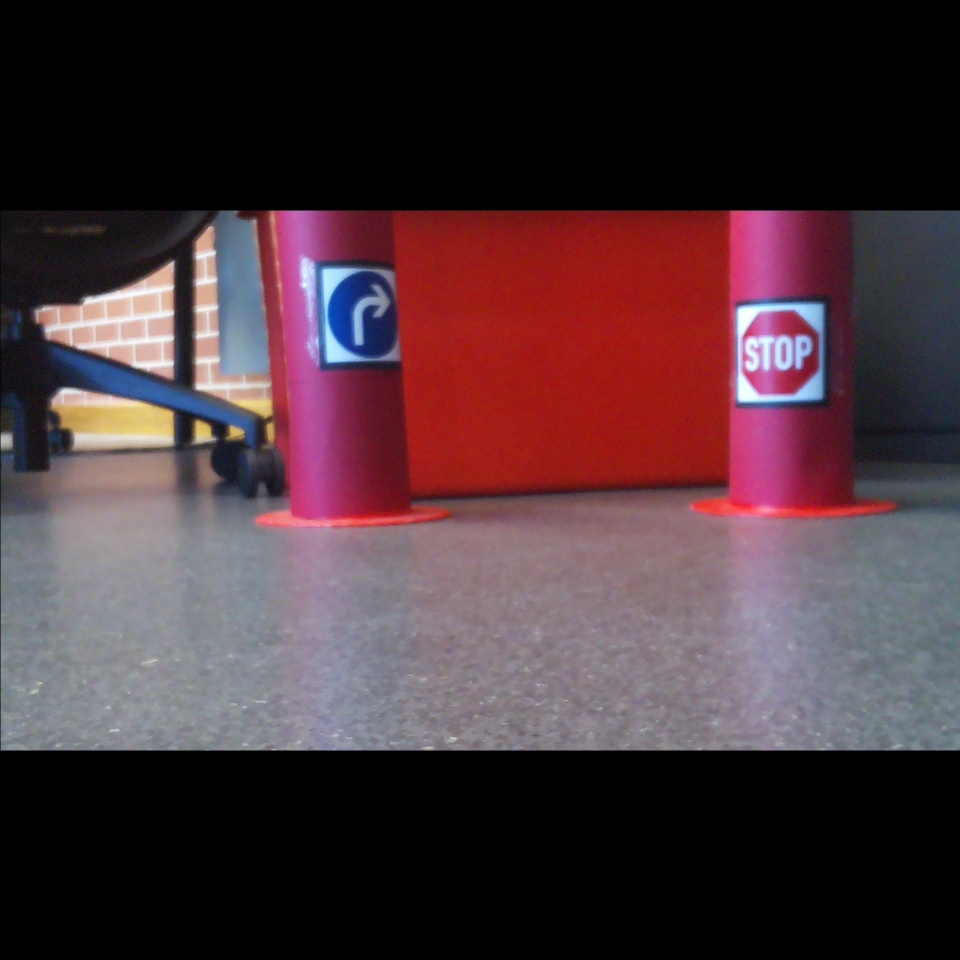
#> input picture A2/Question3_Solution/images/image7.png, 1920 x 1920 px, found by its file name (shown at 1/2 size)
$ python ImageCropper.py
#> lines starting #> are read from the running program, lines starting #| are printed output that depends on the picture; after the words box and inside, x2 and y2 are one past the last pixel; in counts of white or black regions, pixels touching at a corner belong together
import cv2
import numpy as np
import os
from pathlib import Path


class ImageCropper:
    def __init__(self, SaveDirectory, InputDirectory):
        self.SaveDirectory = SaveDirectory
        self.InputDirectory = InputDirectory

    def Crop(self, ImageName):

#> called with ImageName = 'image7.png'
        image_path = self.InputDirectory + ImageName

        # Check if the image file exists
        if not os.path.exists(image_path):
            print(f"Error: The file at {image_path} does not exist!")
        else:
            print(f"Image path: {image_path}")
            # Load the image
            image = cv2.imread(image_path)
#> image is the input picture: shape (1920, 1920, 3); mean B, G, R 56.7, 51, 72.6

            if image is None:
                print(f"Error loading image at path: {image_path}")
            else:
                print("Image loaded successfully")

                image = cv2.resize(image, ( int(image.shape[1]/2), int(image.shape[1]/2) ) )
#> image: shape (960, 960, 3)

                gray = cv2.cvtColor(image, cv2.COLOR_BGR2GRAY)
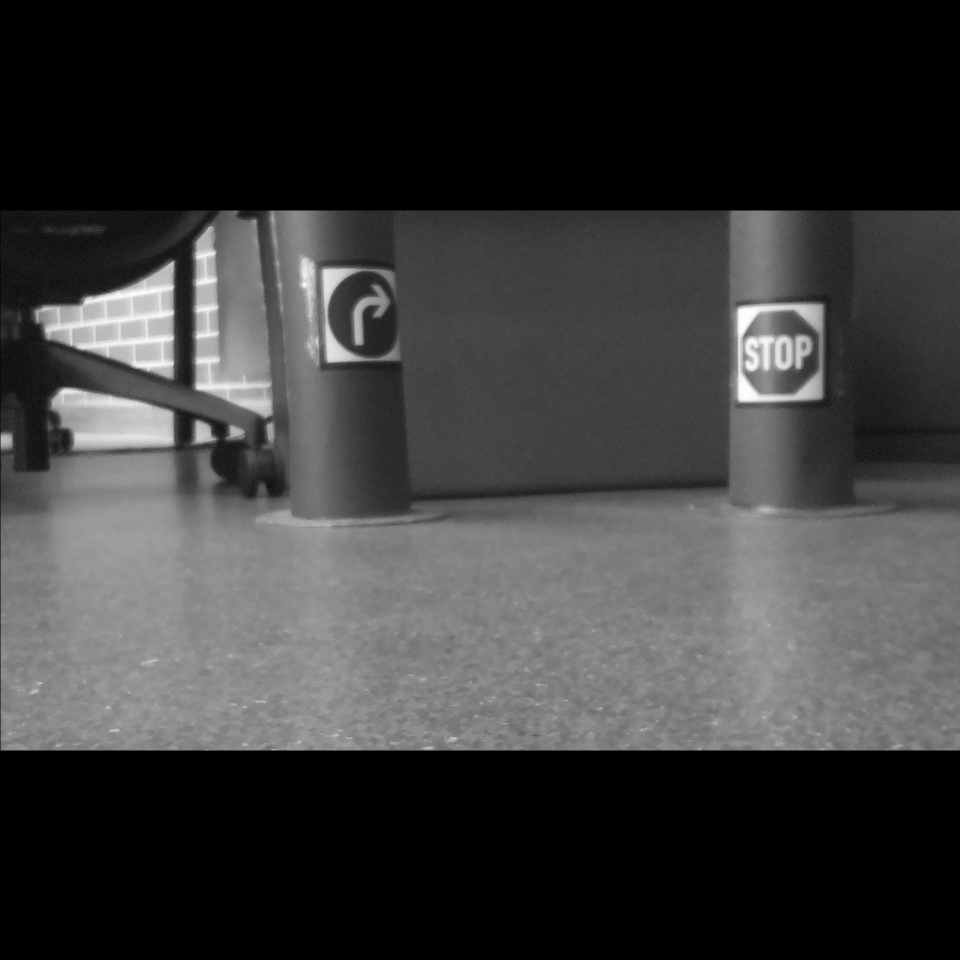
#> gray: shape (960, 960); min 0, max 254, mean 58.2

                blurred = cv2.GaussianBlur(gray, (5, 5), 0)

                inverted = cv2.bitwise_not(blurred)
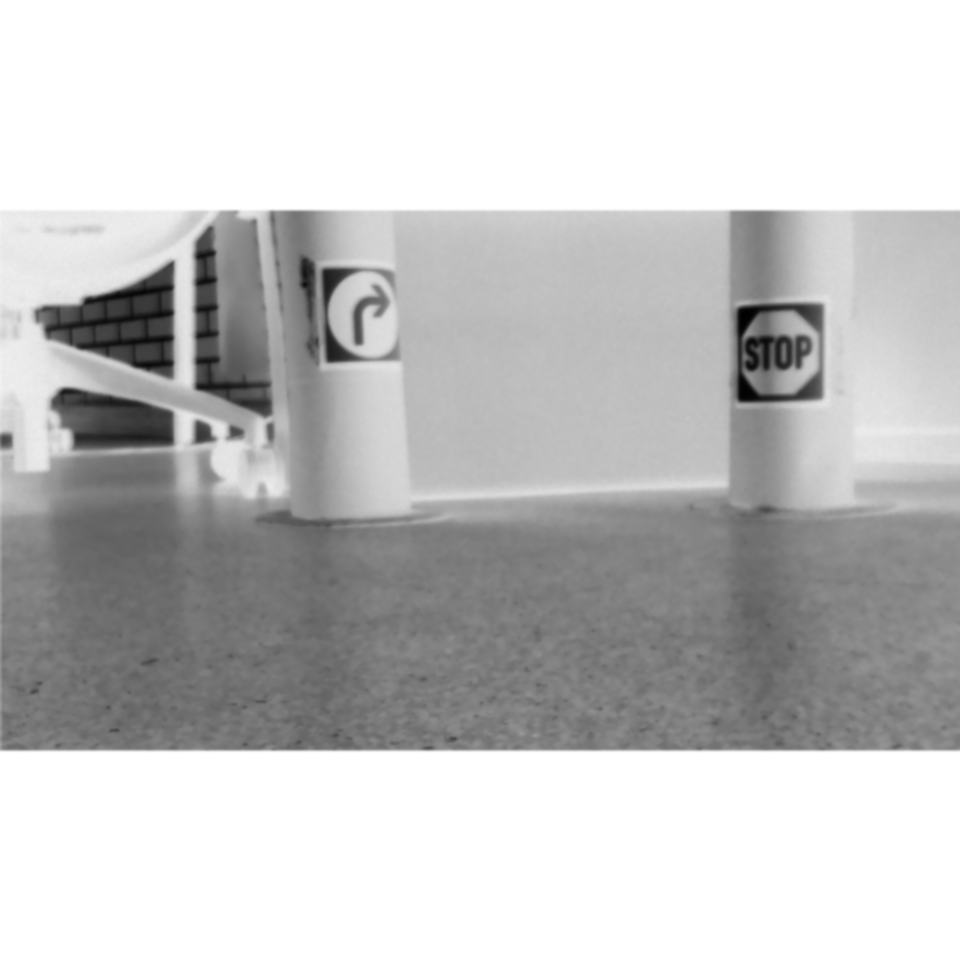
#> inverted: shape (960, 960); min 1, max 255, mean 196.8

                edges = cv2.Canny(inverted, 35, 150)
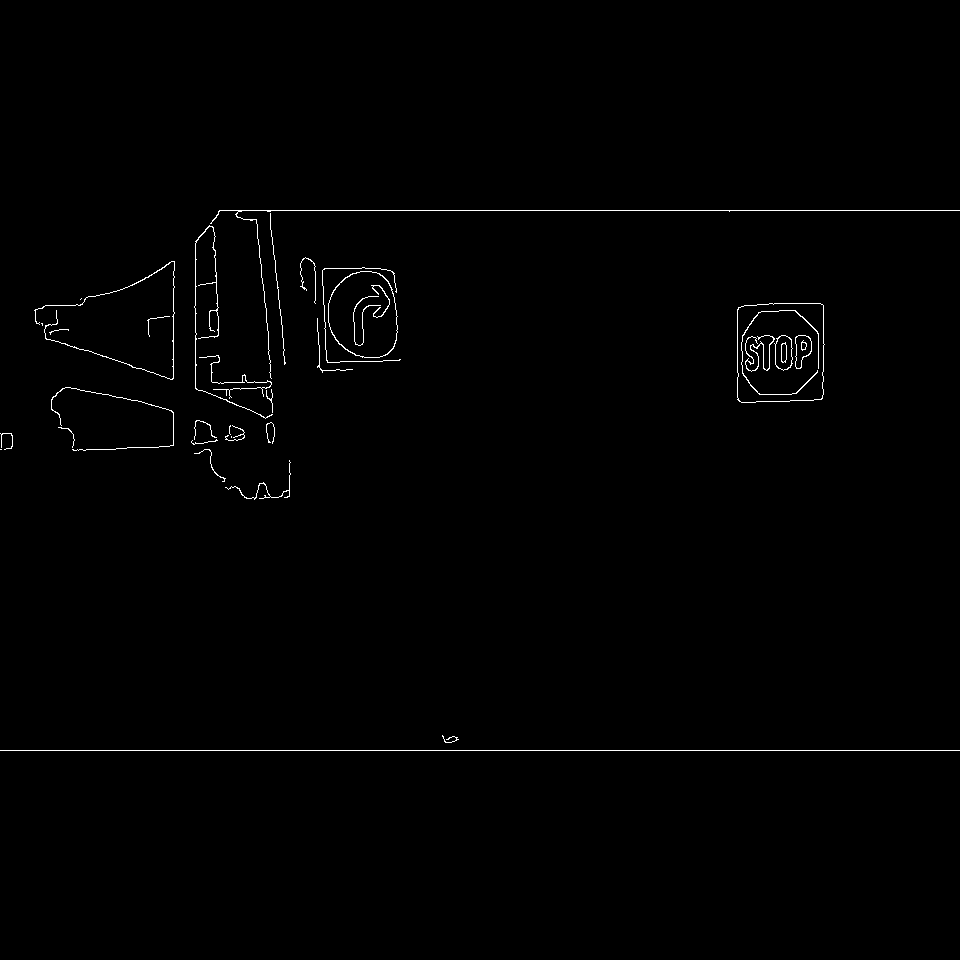
#> edges: shape (960, 960); 0.69% white in thin lines or dots, all inside (x1, y1, x2, y2) = (0, 210, 960, 751)

                contours, _ = cv2.findContours(edges, cv2.RETR_EXTERNAL, cv2.CHAIN_APPROX_SIMPLE)
#> contours = 29 contours, 23 with area under 20; largest, box (x1, y1, x2, y2) and area: (737, 303, 825, 403) 8312, (328, 271, 398, 358) 4838, (194, 225, 273, 419) 57, (34, 261, 175, 380) 52, (210, 210, 960, 379) 24, (225, 460, 291, 500) 21

                # Create a copy of the original image for visualization
                output_image = image.copy()

                # Loop over the contours and crop the traffic signs
                cropped_signs = []
                for contour in contours:
                    # Approximate the contour to a polygon and get bounding box
                    epsilon = 0.04 * cv2.arcLength(contour, True)
                    approx = cv2.approxPolyDP(contour, epsilon, True)
                    # print("This is the contour value", contour)

                    # Check if the contour is large enough to be a traffic sign
                    if cv2.contourArea(contour) > 2000:
                        x, y, w, h = cv2.boundingRect(approx)

                        # Crop the detected traffic sign
                        cropped_sign = image[y:y+h, x:x+w]
                        cropped_signs.append(cropped_sign)

                        cv2.rectangle(output_image, (x, y), (x + w, y + h), (0, 255, 0), 2)
#> this loop made 29 passes
#> (epsilon, approx, x, y, w, h) on pass 21: (14.65, [[738, 307], [737, 399], [821, 399], [823, 305]], 737, 305, 87, 95)
#> (epsilon, x, y, w, h) on pass 23: (10.68, 331, 273, 62, 83)
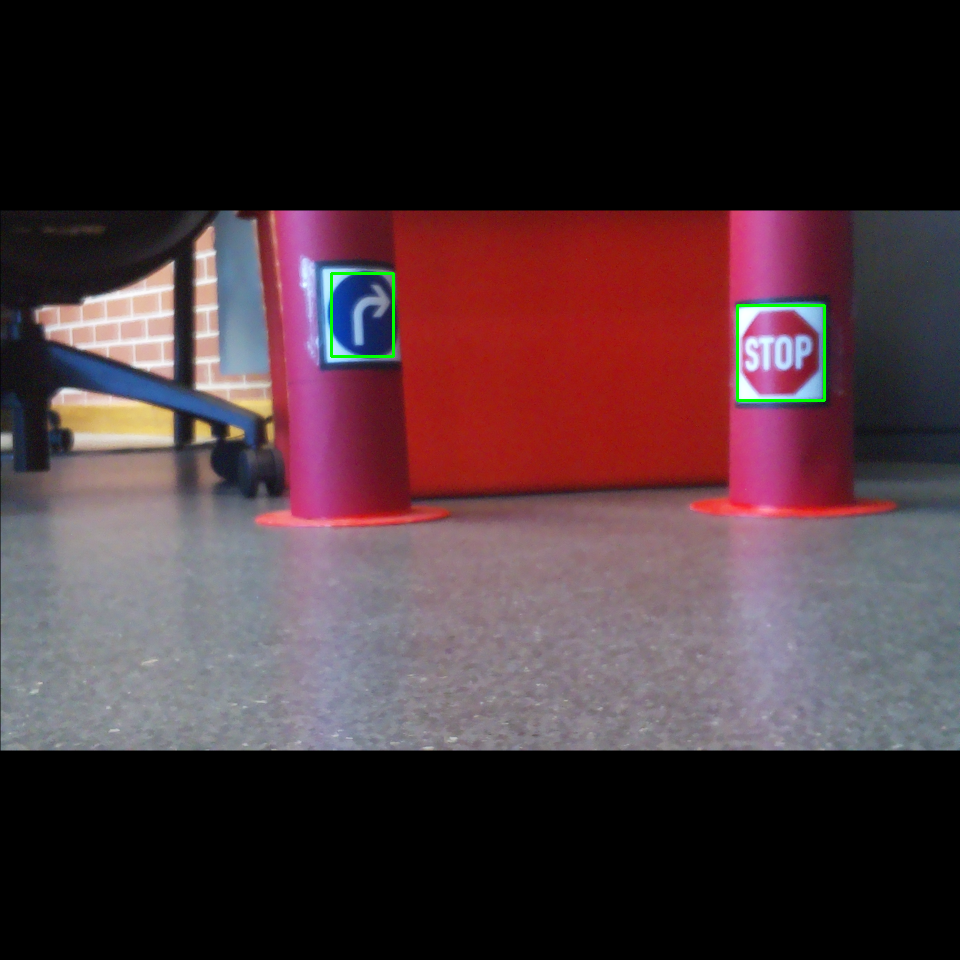
#> output_image: shape (960, 960, 3); mean B, G, R 56.4, 51.3, 72.4
#> after the loop, cropped_signs = 2 items

                save_directory = self.SaveDirectory

                if not os.path.exists(save_directory):
                    os.makedirs(save_directory)

                ImagePaths = []

                # Assuming you already have cropped_signs from the contour detection code
                for i, cropped_sign in enumerate(cropped_signs):
                    save_path = os.path.join(save_directory, f"cropped_{ImageName}_{i+1}.png")
                    cv2.imwrite(save_path, cropped_sign)
                    print(f"Saved cropped sign {i+1} at {save_path}")
                    ImagePaths.append(f"cropped_{ImageName}_{i+1}.png")
#> this loop made 2 passes
#| Saved cropped sign 1 at /home/jestin/tron5A2/ML/Question3_Solution/cropped_images/cropped_image7.png_1.png
#| Saved cropped sign 2 at /home/jestin/tron5A2/ML/Question3_Solution/cropped_images/cropped_image7.png_2.png
#> pass 1, in Crop, `cv2.imwrite(save_path, cropped_sign)`:
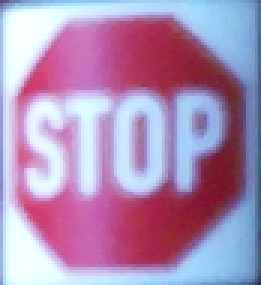
#> saved as cropped_image7.png_1.png: shape (95, 87, 3) (shown 3 times larger); mean B, G, R 183.6, 143.8, 174.4
#> pass 2, in Crop, `cv2.imwrite(save_path, cropped_sign)`:
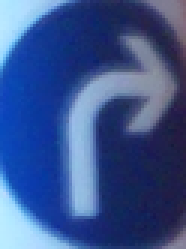
#> saved as cropped_image7.png_2.png: shape (83, 62, 3) (shown 3 times larger); mean B, G, R 142.8, 83.8, 57.7
#> after the loop, ImagePaths = ['cropped_image7.png_1.png', 'cropped_image7.png_2.png']

                cv2.imshow("Detected Traffic Signs", output_image)
                cv2.waitKey(0)
                cv2.destroyAllWindows()

                return ImagePaths


def main():
    in1 = ImageCropper('/home/jestin/tron5A2/ML/Question3_Solution/cropped_images', '/home/jestin/tron5A2/ML/Question3_Solution/images/')
    in1.Crop("image7.png")

if __name__ == "__main__":
    main()
